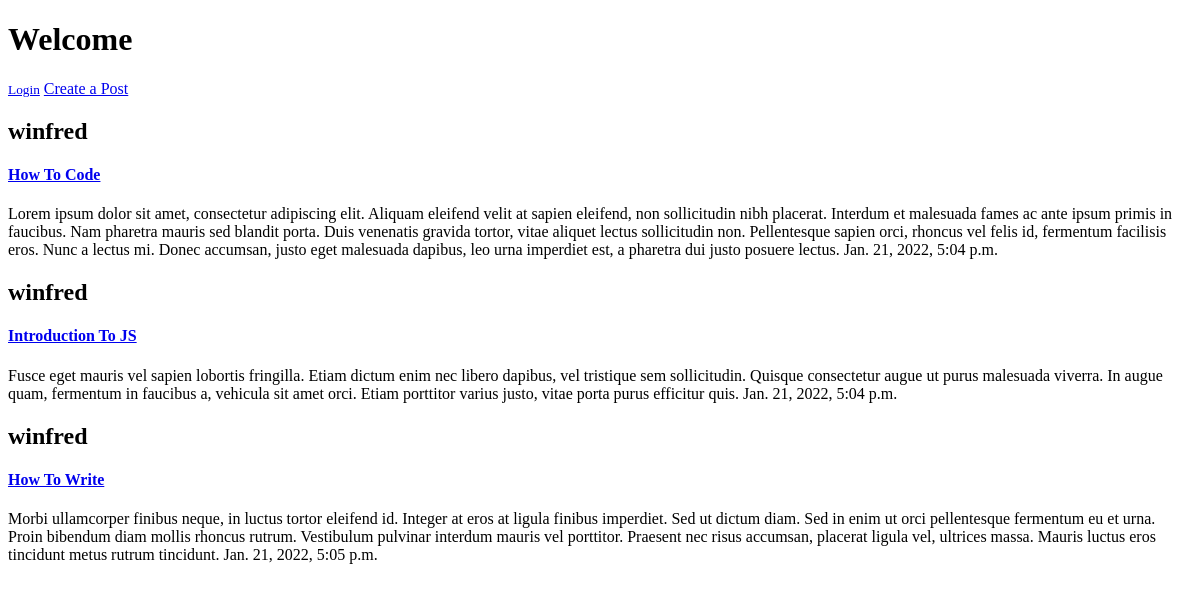
Before: / with the older database file.
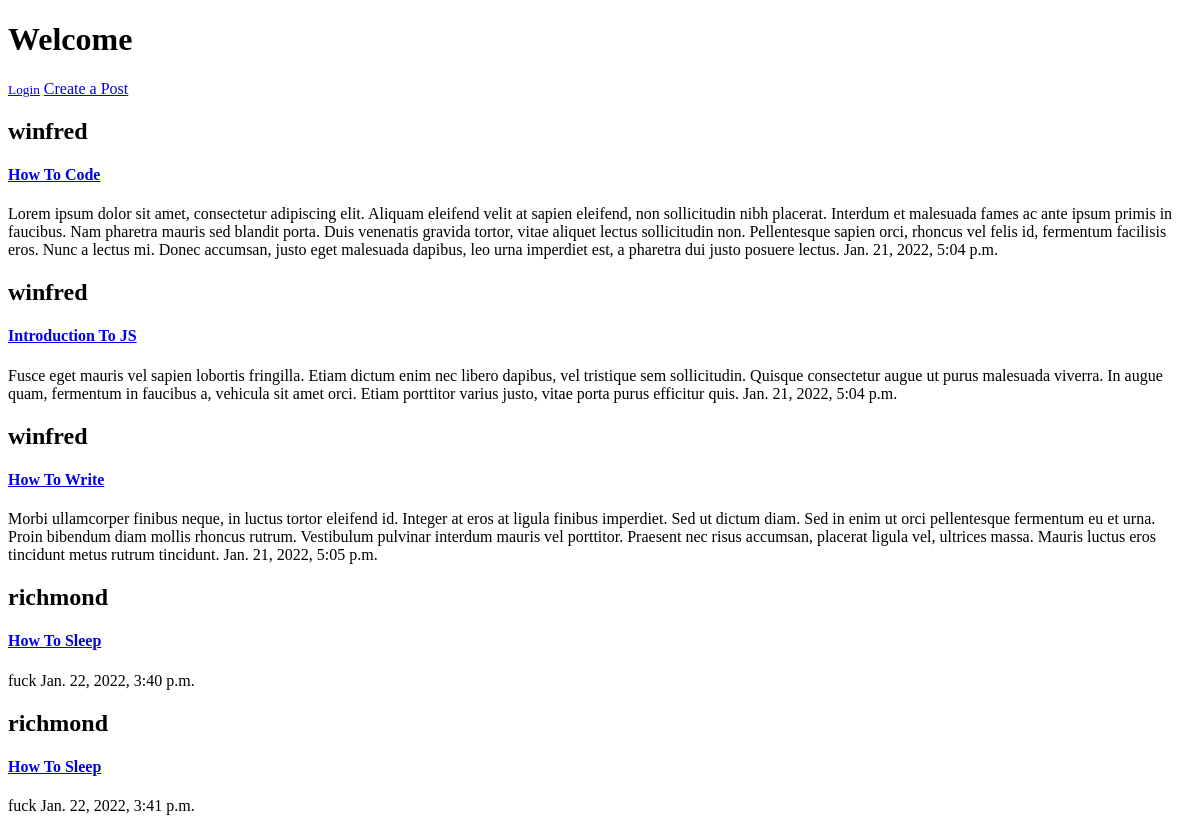
After: the same page with the newer database file.
### blog_posts/models.py (models this page shows, shortened)
class Post(models.Model):
    title = models.CharField(max_length=100)
    content = models.TextField()
    date_posted = models.DateTimeField(default=timezone.now)
    author = models.ForeignKey(User, on_delete=models.CASCADE)

### blog_posts/views.py (the view)
# urls.py: path('', views.index, name='index'),
def index(request):
    posts = Post.objects.all()
    context = {
        'posts':posts
    }
    return render(request, 'blog_posts/index.html',context)

### blog_posts/templates/blog_posts/index.html (shortened to what this page needs)
<!DOCTYPE html>
<html lang="en">
<head>
</head>
<body>
    <h1>Welcome</h1>
    {% if user.is_authenticated %}
    <small><a href='{% url 'logout' %}'>Logout</a></small>
    {% else %}
    <small><a href='{% url 'login' %}'>Login</a></small>
    {% endif %}
    <a href='{% url 'create'  %}'>Create a Post</a></h5>
    {% for post in posts %}
    <h2>{{post.author}}</h2>
    <h4><a href='{% url 'detail' post.id %}'>{{post.title}}</a></h4>
    <p>{{post.content}}              {{post.date_posted}}</p>
    {% endfor %}
</body>
</html>

Changed rows visible on the page:
added Post: author "richmond", title "How To Sleep", content "fuck", date_posted "Jan. 22, 2022, 3:40 p.m."
added Post: author "richmond", title "How To Sleep", content "fuck", date_posted "Jan. 22, 2022, 3:41 p.m."
